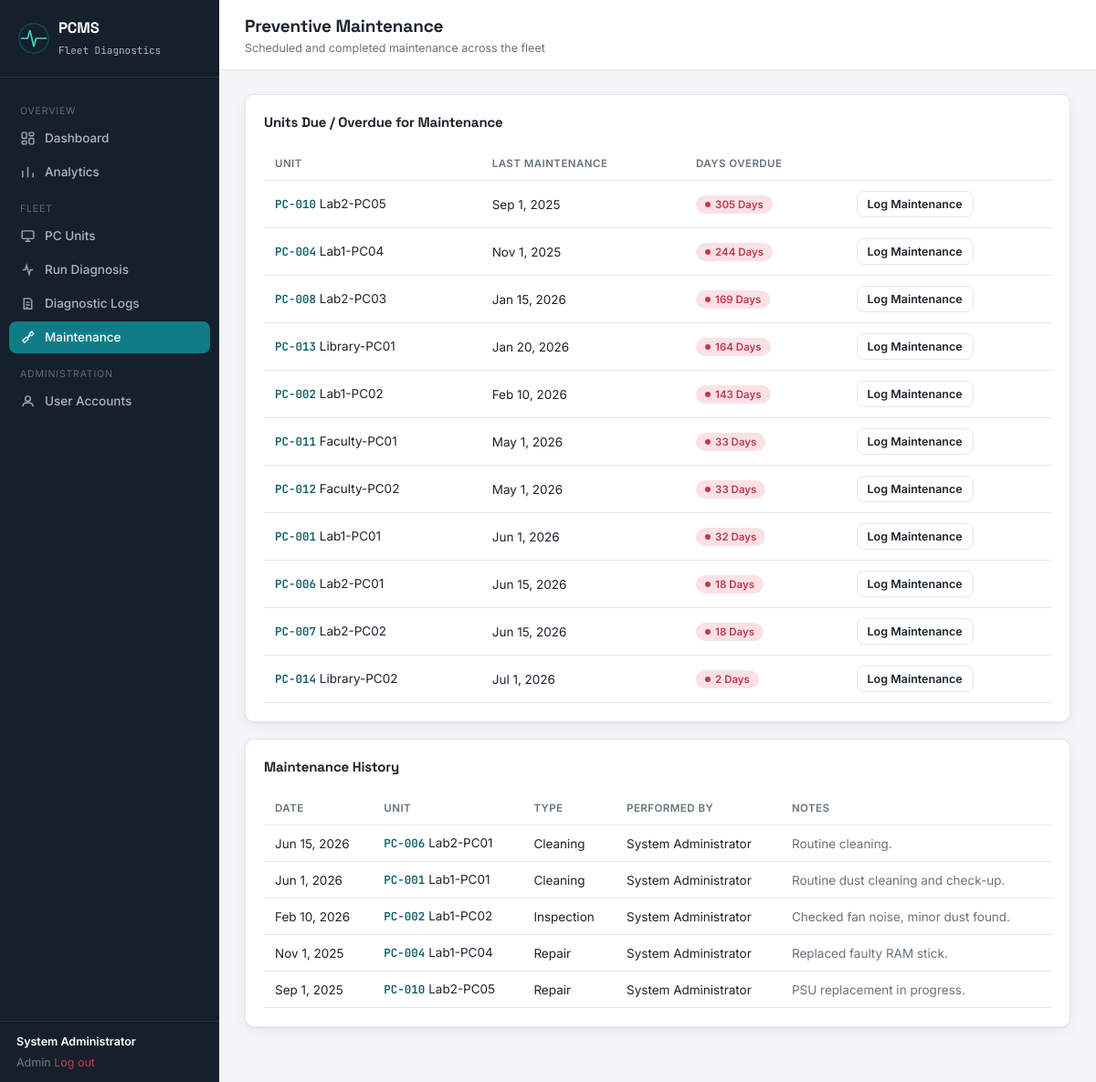
/maintenance.php (signed in), run on the app's committed database.
### tables this page shows
CREATE TABLE units (
    id INT AUTO_INCREMENT PRIMARY KEY,
    asset_tag VARCHAR(30) NOT NULL UNIQUE,
    unit_name VARCHAR(100) NOT NULL,
    location_id INT NULL,
    cpu VARCHAR(100),
    ram VARCHAR(50),
    storage VARCHAR(100),
    os VARCHAR(50),
    purchase_date DATE NULL,
    status ENUM('healthy','at_risk','critical','under_repair','retired') NOT NULL DEFAULT 'healthy',
    maintenance_interval_days INT NOT NULL DEFAULT 90,
    last_maintenance_date DATE NULL,
    created_at TIMESTAMP DEFAULT CURRENT_TIMESTAMP,
    FOREIGN KEY (location_id) REFERENCES locations(id) ON DELETE SET NULL
);

CREATE TABLE maintenance_records (
    id INT AUTO_INCREMENT PRIMARY KEY,
    unit_id INT NOT NULL,
    performed_by INT NULL,
    maintenance_type ENUM('cleaning','inspection','repair','upgrade','os_reimage','other') NOT NULL DEFAULT 'cleaning',
    maintenance_date DATE NOT NULL,
    notes TEXT,
    next_due_date DATE NULL,
    created_at TIMESTAMP DEFAULT CURRENT_TIMESTAMP,
    FOREIGN KEY (unit_id) REFERENCES units(id) ON DELETE CASCADE,
    FOREIGN KEY (performed_by) REFERENCES users(id) ON DELETE SET NULL
);

CREATE TABLE users (
    id INT AUTO_INCREMENT PRIMARY KEY,
    username VARCHAR(50) NOT NULL UNIQUE,
    password_hash VARCHAR(255) NOT NULL,
    full_name VARCHAR(100) NOT NULL,
    role ENUM('admin','technician') NOT NULL DEFAULT 'technician',
    created_at TIMESTAMP DEFAULT CURRENT_TIMESTAMP
);

### includes/functions.php (called while the page is built, shortened)
<?php
function computeUnitRisk(array $unit, array $openLogs) {
    $score = 0;
    if (!empty($unit['last_maintenance_date'])) {
        $lastDate = new DateTime($unit['last_maintenance_date']);
        $today = new DateTime();
        $daysSince = (int)$today->diff($lastDate)->days;
        $interval = (int)($unit['maintenance_interval_days'] ?: 90);
        $daysOverdue = $daysSince - $interval;
        if ($daysOverdue > 0) {
            $score += min(40, $daysOverdue);
        }
    } else {
        $daysOverdue = 999;
        $score += 40;
    }
    $score = min(100, $score);
    if ($score >= 70) $level = 'critical';
    elseif ($score >= 40) $level = 'high';
    elseif ($score >= 15) $level = 'medium';
    else $level = 'low';
    return ['score' => $score, 'level' => $level, 'days_overdue' => $daysOverdue ?? 0];
}
function formatDate($date) {
    return date('M j, Y', strtotime($date));
}
function e($str) {
    return htmlspecialchars($str ?? '', ENT_QUOTES, 'UTF-8');
}

### maintenance.php (the view, shortened to what this page needs)
<?php
require_once __DIR__ . '/includes/header.php';
$pdo = getDB();
$records = $pdo->query("SELECT m.*, u.asset_tag, u.unit_name, us.full_name FROM maintenance_records m
                         JOIN units u ON u.id = m.unit_id
                         LEFT JOIN users us ON us.id = m.performed_by
                         ORDER BY m.maintenance_date DESC")->fetchAll();
$units = $pdo->query("SELECT * FROM units WHERE status != 'retired'")->fetchAll();
$overdue = [];
foreach ($units as $u) {
    $risk = computeUnitRisk($u, []);
    if ($risk['days_overdue'] > 0) $overdue[] = array_merge($u, ['days_overdue' => $risk['days_overdue']]);
}
usort($overdue, fn($a,$b) => $b['days_overdue'] <=> $a['days_overdue']);
?>
<div class="topbar">
    <div><h2>Preventive Maintenance</h2><div class="subtitle">Scheduled and completed maintenance across the fleet</div></div>
</div>
<div class="content">
    <div class="card" style="margin-bottom:18px;">
        <div class="card-header"><h3>Units Due / Overdue for Maintenance</h3></div>
        <?php if (empty($overdue)): ?>
            <div class="empty-state">No units are currently overdue. Nice work!</div>
        <?php else: ?>
        <table>
            <thead><tr><th>Unit</th><th>Last Maintenance</th><th>Days Overdue</th><th></th></tr></thead>
            <tbody>
            <?php foreach ($overdue as $u): ?>
            <tr>
                <td><span class="asset-tag"><?= e($u['asset_tag']) ?></span> <?= e($u['unit_name']) ?></td>
                <td><?= formatDate($u['last_maintenance_date']) ?></td>
                <td><span class="badge badge-critical"><?= $u['days_overdue'] ?> days</span></td>
                <td><a href="unit_view.php?id=<?= $u['id'] ?>" class="btn btn-sm btn-outline">Log Maintenance</a></td>
            </tr>
            <?php endforeach; ?>
            </tbody>
        </table>
        <?php endif; ?>
    </div>
    <div class="card">
        <div class="card-header"><h3>Maintenance History</h3></div>
        <?php if (empty($records)): ?>
            <div class="empty-state">No maintenance records logged yet.</div>
        <?php else: ?>
        <table>
            <thead><tr><th>Date</th><th>Unit</th><th>Type</th><th>Performed By</th><th>Notes</th></tr></thead>
            <tbody>
            <?php foreach ($records as $r): ?>
            <tr>
                <td><?= formatDate($r['maintenance_date']) ?></td>
                <td><span class="asset-tag"><?= e($r['asset_tag']) ?></span> <?= e($r['unit_name']) ?></td>
                <td><?= ucfirst(str_replace('_',' ',$r['maintenance_type'])) ?></td>
                <td><?= e($r['full_name'] ?? '—') ?></td>
                <td class="text-muted"><?= e($r['notes']) ?></td>
            </tr>
            <?php endforeach; ?>
            </tbody>
        </table>
        <?php endif; ?>
    </div>
</div>
<?php require_once __DIR__ . '/includes/footer.php'; ?>

### assets/css/style.css (style rules this page uses)
:root { --bg: #F3F5F7; --surface: #FFFFFF; --sidebar: #15202B; --sidebar-hover: #1E2C3A; --sidebar-text: #A9B7C4; --sidebar-text-active: #FFFFFF; --primary: #0E7C86; --primary-dark: #0A5D65; --primary-light: #E4F3F3; --text: #1B232C; --text-muted: #67727D; --border: #E3E7EB; --healthy: #2E8B57; --healthy-bg: #E7F5EC; --at-risk: #C98A00; --at-risk-bg: #FCF1D9; --high: #D2601D; --high-bg: #FBE7D8; --critical: #C13A50; --critical-bg: #FAE1E5; --repair: #5B5FC7; --repair-bg: #E9E9FB; --retired: #8A94A0; --retired-bg: #EBEDEF; --radius: 10px; --shadow: 0 1px 2px rgba(21,32,43,0.06), 0 4px 14px rgba(21,32,43,0.05); --font-display: 'Space Grotesk', sans-serif; --font-body: 'Inter', sans-serif; --font-mono: 'JetBrains Mono', monospace; }
* { box-sizing: border-box; }
html, body { margin: 0; padding: 0; background: var(--bg); color: var(--text); font-family: var(--font-body); font-size: 14.5px; -webkit-font-smoothing: antialiased; }
h1, h2, h3, h4 { font-family: var(--font-display); margin: 0 0 4px; letter-spacing: -0.01em; }
a { color: inherit; text-decoration: none; }
.topbar { background: var(--surface); border-bottom: 1px solid var(--border); padding: 16px 28px; display: flex; align-items: center; justify-content: space-between; }
.topbar h2 { font-size: 19px; }
.topbar .subtitle { color: var(--text-muted); font-size: 12.5px; margin-top: 2px; }
.content { padding: 26px 28px 60px; }
.card { background: var(--surface); border: 1px solid var(--border); border-radius: var(--radius); box-shadow: var(--shadow); padding: 20px; }
.card-header { display: flex; align-items: center; justify-content: space-between; margin-bottom: 14px; }
.card-header h3 { font-size: 15px; }
.badge { display: inline-flex; align-items: center; gap: 5px; padding: 3px 10px; border-radius: 100px; font-size: 11.5px; font-weight: 600; text-transform: capitalize; white-space: nowrap; }
.badge::before { content: ''; width: 6px; height: 6px; border-radius: 50%; background: currentColor; }
.badge-critical { background: var(--critical-bg); color: var(--critical); }
.btn { display: inline-flex; align-items: center; gap: 7px; padding: 9px 16px; border-radius: 8px; border: 1px solid transparent; font-family: var(--font-body); font-size: 13.5px; font-weight: 600; cursor: pointer; transition: transform .08s ease, background .12s ease; }
.btn-outline { background: transparent; border-color: var(--border); color: var(--text); }
.btn-sm { padding: 6px 11px; font-size: 12.5px; }
table { width: 100%; border-collapse: collapse; }
th, td { text-align: left; padding: 11px 12px; font-size: 13.5px; border-bottom: 1px solid var(--border); }
th { color: var(--text-muted); font-weight: 600; font-size: 11.5px; text-transform: uppercase; letter-spacing: .04em; }
.asset-tag { font-family: var(--font-mono); font-size: 12.5px; color: var(--primary-dark); font-weight: 600; }
.text-muted { color: var(--text-muted); }

### data on the page
units: asset_tag "PC-010", unit_name "Lab2-PC05", last_maintenance_date "Sep 1, 2025", days_overdue "305"
units: asset_tag "PC-004", unit_name "Lab1-PC04", last_maintenance_date "Nov 1, 2025", days_overdue "244"
units: asset_tag "PC-008", unit_name "Lab2-PC03", last_maintenance_date "Jan 15, 2026", days_overdue "169"
units: asset_tag "PC-013", unit_name "Library-PC01", last_maintenance_date "Jan 20, 2026", days_overdue "164"
units: asset_tag "PC-002", unit_name "Lab1-PC02", last_maintenance_date "Feb 10, 2026", days_overdue "143"
units: asset_tag "PC-011", unit_name "Faculty-PC01", last_maintenance_date "May 1, 2026", days_overdue "33"
units: asset_tag "PC-012", unit_name "Faculty-PC02", last_maintenance_date "May 1, 2026", days_overdue "33"
units: asset_tag "PC-001", unit_name "Lab1-PC01", last_maintenance_date "Jun 1, 2026", days_overdue "32"
units: asset_tag "PC-006", unit_name "Lab2-PC01", last_maintenance_date "Jun 15, 2026", days_overdue "18"
units: asset_tag "PC-007", unit_name "Lab2-PC02", last_maintenance_date "Jun 15, 2026", days_overdue "18"
units: asset_tag "PC-014", unit_name "Library-PC02", last_maintenance_date "Jul 1, 2026", days_overdue "2"
maintenance_records: maintenance_date "Jun 15, 2026", unit.asset_tag "PC-006", unit.unit_name "Lab2-PC01", maintenance_type "Cleaning", performed_by.full_name "System Administrator", notes "Routine cleaning."
maintenance_records: maintenance_date "Jun 1, 2026", unit.asset_tag "PC-001", unit.unit_name "Lab1-PC01", maintenance_type "Cleaning", performed_by.full_name "System Administrator", notes "Routine dust cleaning and check-up."
maintenance_records: maintenance_date "Feb 10, 2026", unit.asset_tag "PC-002", unit.unit_name "Lab1-PC02", maintenance_type "Inspection", performed_by.full_name "System Administrator", notes "Checked fan noise, minor dust found."
maintenance_records: maintenance_date "Nov 1, 2025", unit.asset_tag "PC-004", unit.unit_name "Lab1-PC04", maintenance_type "Repair", performed_by.full_name "System Administrator", notes "Replaced faulty RAM stick."
maintenance_records: maintenance_date "Sep 1, 2025", unit.asset_tag "PC-010", unit.unit_name "Lab2-PC05", maintenance_type "Repair", performed_by.full_name "System Administrator", notes "PSU replacement in progress."

### other printed values
$user['full_name'] "System Administrator"
$user['role'] "Admin"
